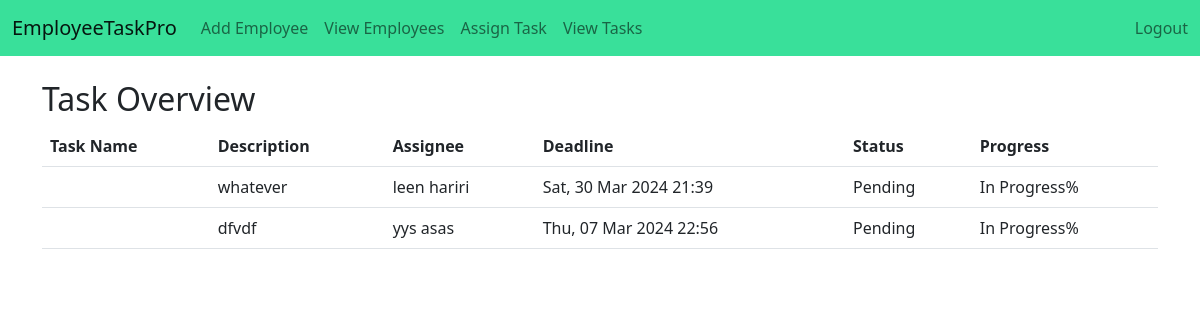
The app's page /emp/my-tasks/ (signed in) with its own data.
### emp/models.py (models this page shows, shortened)
class Task(models.Model):
    title = models.CharField(max_length=200)
    description = models.TextField(blank=True, null=True)
    assignee = models.ForeignKey(Emp, on_delete=models.CASCADE, related_name='tasks')
    deadline = models.DateTimeField(null=True, blank=True)
    urgency = models.CharField(max_length=50, choices=[('Low', 'Low'), ('Medium', 'Medium'), ('High', 'High')], default='Low')
    status = models.CharField(max_length=50, choices=[('Pending', 'Pending'), ('In Progress', 'In Progress'), ('Completed', 'Completed')], default='Pending')
    date_created = models.DateTimeField(default=timezone.now)
    date_updated = models.DateTimeField(auto_now=True)

class Emp(models.Model):
    firstname=models.CharField(max_length=200)
    fathername=models.CharField(max_length=200)
    lastname=models.CharField(max_length=200)
    gender = models.TextField(blank=True,null= True)
    dob = models.DateField(blank=True,null= True)
    emp_id=models.CharField(max_length=200)
    phone = models.CharField(max_length=20, null=True)
    email = models.EmailField(null=True)
    date_hired = models.DateField(default=timezone.now)
    salary = models.FloatField(default=0)
    date_added = models.DateTimeField(default=timezone.now)
    date_updated = models.DateTimeField(auto_now=True)
    address = models.CharField(max_length=100, null=True)
    status=models.BooleanField(default=True)
    department=models.CharField(max_length=200, null=True)

### emp/views.py (the view)
# urls.py: path("my-tasks/", my_tasks, name='my_tasks'),
@login_required
def my_tasks(request):
    all_tasks_with_progress = []
    all_tasks = Task.objects.select_related('assignee').all()  # Prefetch related assignee data
    for task in all_tasks:
        completed = 'Completed' if task.status == 'Completed' else 'In Progress'  # Or however you mark completion
        progress = '100%' if task.status == 'Completed' else 'In Progress'  # Assuming binary completion, not partial
        all_tasks_with_progress.append({
            'task': task,
            'assignee': task.assignee,
            'progress': progress,
            'status': completed
        })
    context = {'tasks_with_progress': all_tasks_with_progress}
    return render(request, 'emp/my_tasks.html', context)

### emp/context_processors.py (called while the page is built)
def user_roles(request):
    is_hr_or_manager = request.user.groups.filter(name__in=['HR', 'Manager']).exists()
    is_employee = request.user.groups.filter(name='Employee').exists()
    return {
        'is_hr_or_manager': is_hr_or_manager,
        'is_employee': is_employee,
    }

### templates/emp/my_tasks.html (shortened to what this page needs)
<!doctype html>
<html lang="en">
<head>
    <link href="https://cdn.jsdelivr.net/npm/bootstrap@5.2.2/dist/css/bootstrap.min.css"
          rel="stylesheet"
>
</head>
<body>
{% include 'emp/navbar.html' %}
<div class="container my-4">
    <h2>Task Overview</h2>
    <table class="table">
        <thead>
            <tr>
                <th>Task Name</th>
                <th>Description</th>
                <th>Assignee</th>
                <th>Deadline</th>
                <th>Status</th>
                <th>Progress</th>
            </tr>
        </thead>
        <tbody>
            {% for tp in tasks_with_progress %}
            <tr>
                <td>{{ tp.task.name }}</td>
                <td>{{ tp.task.description }}</td>
                <td>{{ tp.assignee.firstname }} {{ tp.assignee.lastname }}</td>
                <td>{{ tp.task.deadline|date:"D, d M Y H:i" }}</td>
                <td>
                    {% if request.user == tp.assignee %}
                    <form method="post" action="{% url 'update_task_status' tp.task.id %}">
                        {% csrf_token %}
                        <select name="status" onchange="this.form.submit()">
                            <option value="{{ tp.task.status }}" selected>{{ tp.task.status }}</option>
                            <option value="In Progress">In Progress</option>
                            <option value="Almost Done">Almost Done</option>
                            <option value="Completed">Completed</option>
                        </select>
                    </form>
                    {% else %}
                    {{ tp.task.status }}
                    {% endif %}
                </td>
                <td>{{ tp.progress }}%</td>
            </tr>
            {% empty %}
            <tr>
                <td colspan="6" class="text-center">No tasks assigned.</td>
            </tr>
            {% endfor %}
        </tbody>
    </table>
</div>
</body>
</html>

### templates/emp/navbar.html (shortened to what this page needs)
<nav class="navbar navbar-expand-lg" style="background-color: #39e09a;">
  <div class="container-fluid">
    <a class="navbar-brand" href="/emp/home/">EmployeeTaskPro</a>
    <div class="collapse navbar-collapse" id="navbarSupportedContent">
      <ul class="navbar-nav me-auto mb-2 mb-lg-0">
        {% if is_hr_or_manager %}
        <li class="nav-item">
          <a class="nav-link" href="/emp/add-emp/">Add Employee</a>
        </li>
        <li class="nav-item">
          <a class="nav-link" href="/emp/home/">View Employees</a>
        </li>
        <li class="nav-item">
          <a class="nav-link" href="/emp/assign-task/">Assign Task</a>
        </li>
        <li class="nav-item">
          <a class="nav-link" href="/emp/my-tasks/">View Tasks</a>
        </li>
        {% endif %}
      </ul>
      <ul class="navbar-nav ms-auto mb-2 mb-lg-0">
        {% if request.user.is_authenticated %}
        <li class="nav-item">
            <form action="{% url 'logout' %}" method="post">
                <button type="submit" class="btn btn-link nav-link" style="padding: 0; border: none; background: none;">Logout</button>
            </form>
        </li>
        {% else %}
        <li class="nav-item">
            <a class="nav-link" href="{% url 'emp:custom_login' %}">Login</a>
        </li>
        {% endif %}
    </ul>
    </div>
  </div>
</nav>

### records on screen
Task: task.description "whatever", assignee.firstname "leen", assignee.lastname "hariri", task.deadline "Sat, 30 Mar 2024 21:39", task.status "Pending", progress "In Progress"
Task: task.description "dfvdf", assignee.firstname "yys", assignee.lastname "asas", task.deadline "Thu, 07 Mar 2024 22:56", task.status "Pending", progress "In Progress"
